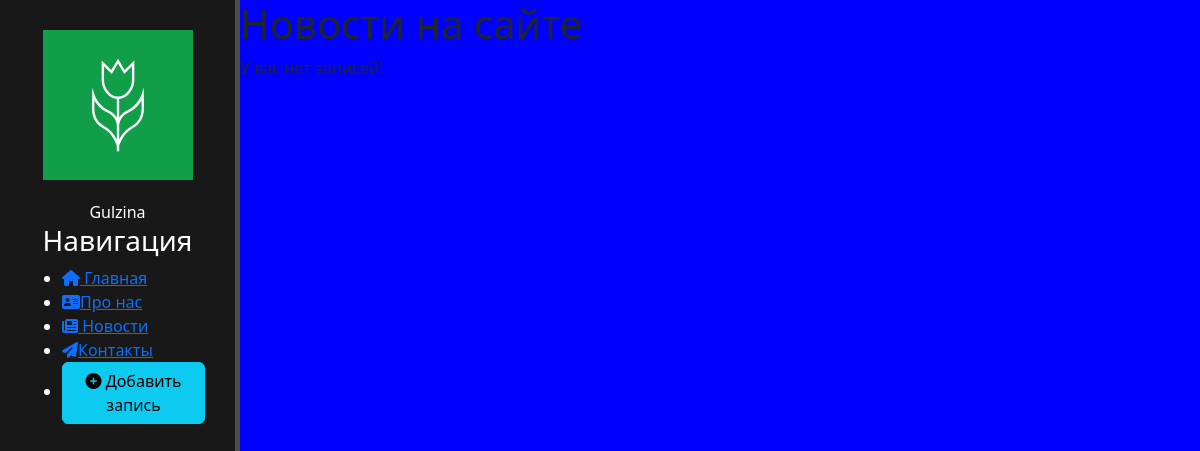
The page /news/ on the database as committed earlier.
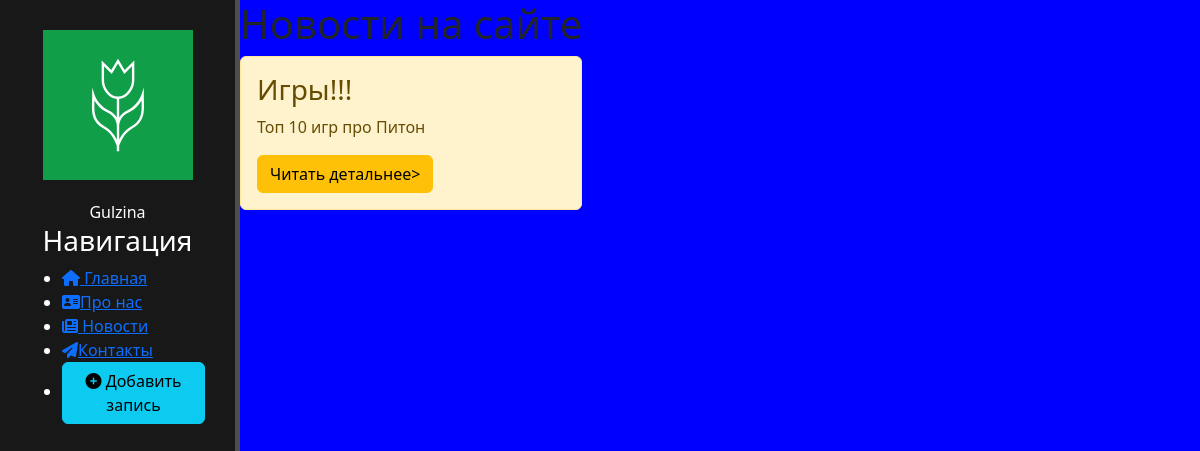
The same page on the database as committed later.
### news/models.py (models this page shows, shortened)
class Articles(models.Model):
    title = models.CharField('Название', max_length=50)
    anons = models.CharField('Анонс',max_length=250)
    full_text = models.TextField('Статья')
    date =models.DateTimeField('Дата публикации')
    class Meta:
        verbose_name = 'Новость'
        verbose_name_plural = 'Новости'

### news/views.py (the view)
# urls.py: path('', views.news_home, name='news_home'),
def news_home(request):
    news = Articles.objects.order_by('-date')[:1]
    return render(request, 'news/news_home.html',{'news':news})

### news/templates/news/news_home.html (shortened to what this page needs)
{% extends 'main/layout.html' %}
{% block content %}
  <div class="features">
      <h1>Новости на сайте</h1>
      {% if news %}
            {% for el in news %}
                <div class = "alert alert-warning">
                     <h3>{{ el.title }}</h3>
                    <p>{{ el.anons }}</p>
                    <a href="{% url 'news-detail' el.id %}" class = "btn btn-warning">Читать детальнее></a>
                </div>
      {% endfor %}
      {% else %}
      <p>  У вас нет записей!</p>
      {% endif %}
  </div>
{% endblock %}

### main/templates/main/layout.html (shortened to what this page needs)
{% load static %}
<!doctype html>
<html lang="ru">
<head>
  <link rel="stylesheet" href="https://cdn.jsdelivr.net/npm/bootstrap@5.3.3/dist/css/bootstrap.min.css">
  <link rel="stylesheet" href="{% static 'main/css/main.css'%}">
   <link rel="stylesheet" href="https://cdn.jsdelivr.net/npm/@fortawesome/fontawesome-free@6.6.0/css/all.min.css">
</head>
<body>
   <aside>
        <img src="{% static 'main/img/icon13_101156.svg' %}" alt="Лого" class="logo-img">
       <span class ="Лого">Gulzina</span>
       <h3>Навигация</h3>
       <ul>
            <li><a href="{% url 'home' %}"><i class="fa-solid fa-house"></i> Главная</a></li>
            <li><a href="{% url 'about' %}"><i class="fa-solid fa-address-card"></i>Про нас</a></li>
            <li><a href="{% url 'news_home' %}"><i class="fa-solid fa-newspaper"></i> Новости</a></li>
           <li><a href="{% url 'contacts' %}"><i class="fa-solid fa-paper-plane"></i>Контакты</a></li>
            <li>
                <a href="{% url 'create' %}" class="btn btn-info">
                <i class="fas fa-plus-circle"></i> Добавить запись
                </a>
            </li>
       </ul>
   </aside>
   <main>
       {% block content %}
       {% endblock %}
   </main>
</body>
</html>

### main/static/main/css/main.css (style rules this page uses)
body { display: flex; min-height: 100vh; margin: 0; }
aside { background: #181818; width: 20%; padding: 2.5%; height: 100vh; color: #fff; border-right: 5px solid #4d4d4d; display: flex; flex-direction: column; align-items: center; justify-content: flex-start; }
.logo-img { width: 100%; max-width: 150px; height: auto; margin-bottom: 20px; }
body { background: blue; }

Rows that differ between the two databases and show on the page:
added Articles: title "Игры!!!", anons "Топ 10 игр про Питон"
